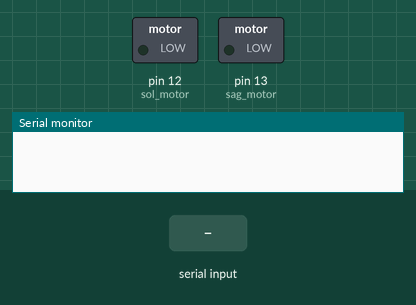
Simulated run of this sketch. Board: Arduino Uno, built with avr-gcc and run on an emulated ATmega328P. On the bench: switched loads named in the sketch (green lamp = pin HIGH), the last lines printed to the serial monitor. The inputs (shaded band) are chosen by the test bench.

Above: at 1.2 s.
1.3 s: "a" received over Serial
At 2.3 s:
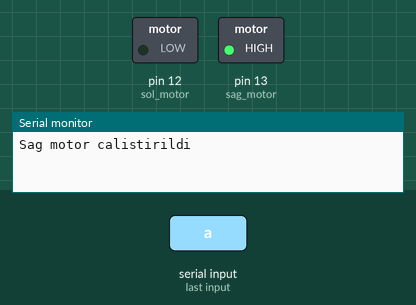
2.8 s: "b" received over Serial
At 3.4 s:
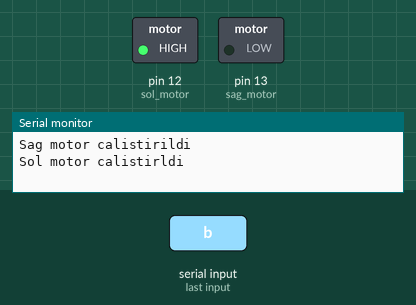
4.3 s: "c" received over Serial
At 4.6 s:
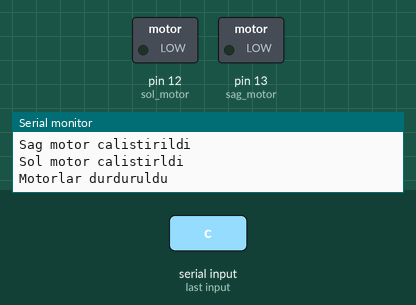
Timing chart, 0 to 7.3 s (numbered marks = the images above; inputs shaded):
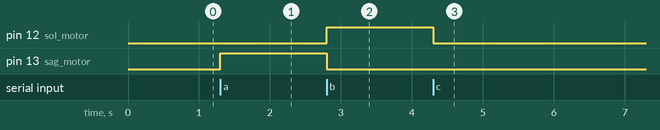

The sketch:

dc2.ino
```cpp
/*
   Serial ekran komutları
   Motorun sağa dönmesi için = a
   Motorun sola dönemsi için = b
   Motorları durdurmak için = c
*/

#define sag_motor 13 //Motorun sağ bacağı
#define sol_motor 12 //Motorun sol bacağı
char gelen; //Gelen veriler depolanıyor

void setup() {

    pinMode(sag_motor,OUTPUT); //Motorlar çıkış olarak ayarlanıyor.
    pinMode(sol_motor,OUTPUT); //Motorlar çıkış olarak ayarlanıyor.
    Serial.begin(9600); //Serial iletişim başlatılıyor.

}

void loop() {

  gelen = Serial.read(); //Serialden okunan değer gelene eşitleniyor.

  if (gelen == 'a') // Sağ motor çalıştırlıyor.
    {
    digitalWrite(sag_motor,HIGH);
    digitalWrite(sol_motor,LOW);
    Serial.println("Sag motor calistirildi");
    }

  if (gelen == 'b') // Sol motor çalıştırlıyor.
    {
    digitalWrite(sag_motor,LOW);
    digitalWrite(sol_motor,HIGH);
    Serial.println("Sol motor calistirldi");
    }

  if (gelen == 'c') // Motorlar durduruluyor.
    {
    digitalWrite(sag_motor,LOW);
    digitalWrite(sol_motor,LOW);
    Serial.println("Motorlar durduruldu");
    }

}
```

Measured:
- after the input at 1.3 s, pin 13 (sag_motor): LOW → HIGH at once
- after the input at 2.8 s, pin 12 (sol_motor): LOW → HIGH at once; pin 13 (sag_motor): HIGH → LOW at once
- after the input at 4.3 s, pin 12 (sol_motor): HIGH → LOW at once
